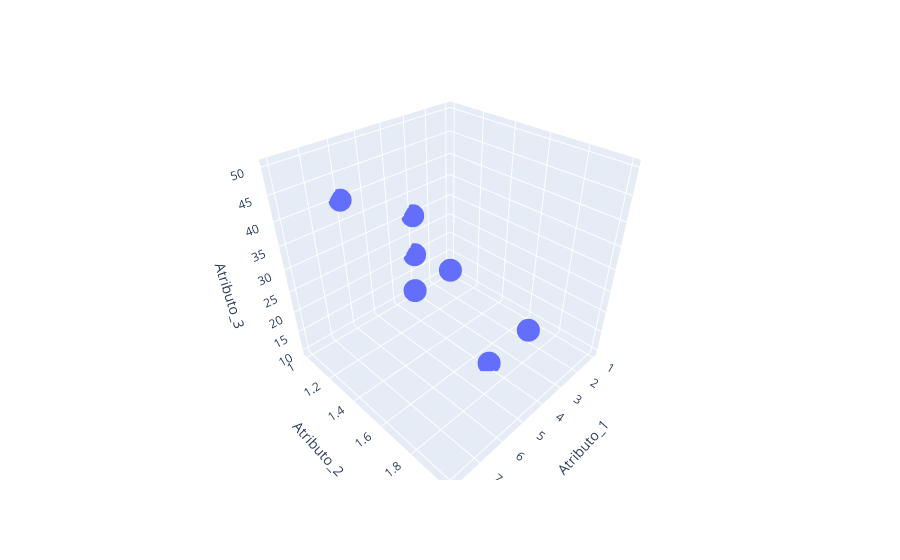

The notebook cell saved with this chart:
### Code cell
import plotly.express as px
fig = px.scatter_3d(df, x='Atributo_1', y='Atributo_2', z='Atributo_3')
fig.show()

### Figure 1 — Plotly figure (JSON) as saved in the notebook; plotly's stock layout.template omitted (floating-point values rounded to 4 significant figures)
{"data": [{"hovertemplate": "Atributo_1=%{x}<br>Atributo_2=%{y}<br>Atributo_3=%{z}<extra></extra>", "legendgroup": "", "marker": {"color": "#636efa", "symbol": "circle"}, "mode": "markers", "name": "", "scene": "scene", "showlegend": false, "type": "scatter3d", "x": [1, 3, 3, 4, 5, 6, 6, 8], "y": [1, 1, 1, 1.7, 2, 1, 1.5, 2], "z": [10, 20, 30, 10, 30, 40, 30, 50]}], "layout": {"legend": {"tracegroupgap": 0}, "margin": {"t": 60}, "scene": {"domain": {"x": [0, 1], "y": [0, 1]}, "xaxis": {"title": {"text": "Atributo_1"}}, "yaxis": {"title": {"text": "Atributo_2"}}, "zaxis": {"title": {"text": "Atributo_3"}}}}}
